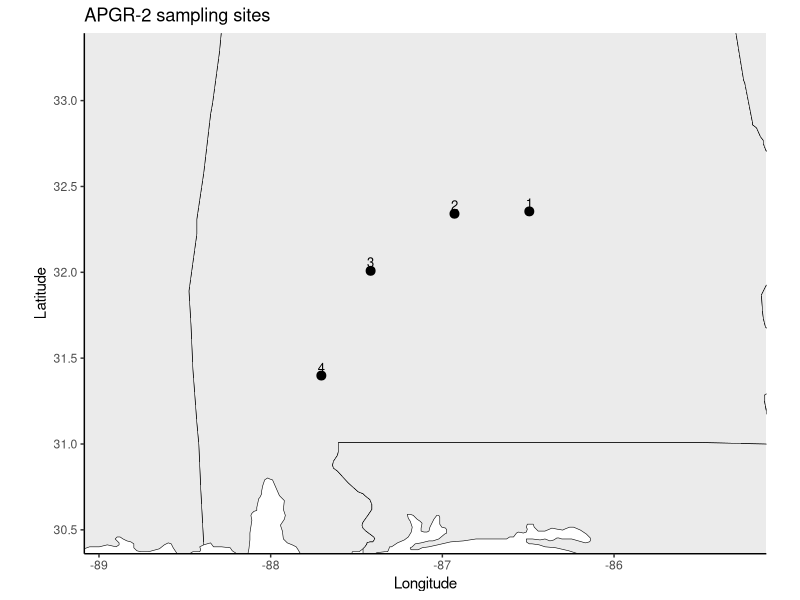
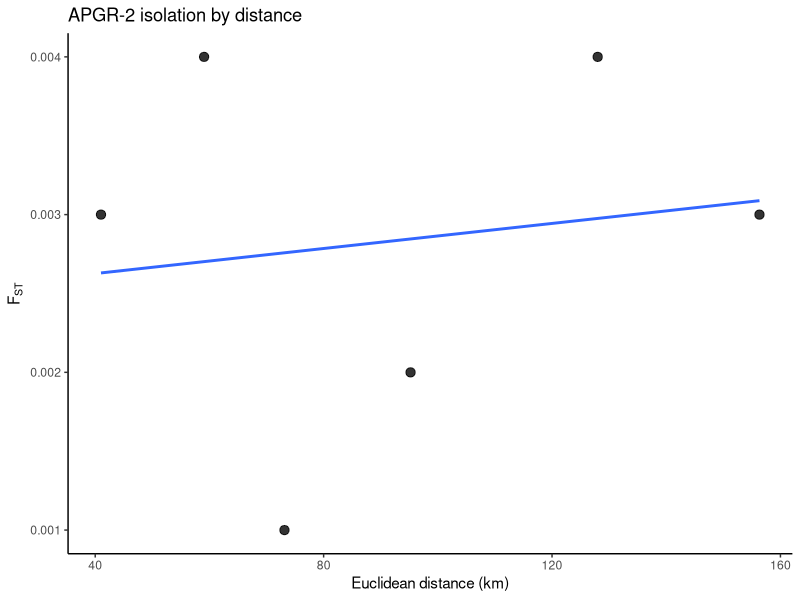

Recreate these plots in R, in order. (Note: this script raises an error after producing the figures.)
# -----------------------------
# APGR-2: Freshwater Drum
# Aplodinotus grunniens
# Alabama River four-section dataset
# -----------------------------

library(ggplot2)
library(geosphere)
library(maps)

# -----------------------------
# 0) paths
# -----------------------------
base_dir <- "/Users/johnmccall/Library/CloudStorage/OneDrive-TheOhioStateUniversity/Spring_2026/Landgen_DGS/DGS-Patterns-of-Fish-Diversity/DGS-Patterns-of-Fish-Diversity/Objective 2/Data/APGR-2"
data_dir <- file.path(base_dir, "data")
dir.create(data_dir, recursive = TRUE, showWarnings = FALSE)

# -----------------------------
# 1) section coordinates
# site order:
# 1 = JBR
# 2 = MFR
# 3 = CLL
# 4 = LAR
#
# built from thesis Table 1:
# JBR = ALR270
# MFR = mean(ALR236, ALR221, ALR181)
# CLL = mean(ALR132, ALR109)
# LAR = mean(ALR72, ALR47, ALR3)
# -----------------------------
APGR_2_coords <- data.frame(
  site = as.character(1:4),
  lat = c(
    32.354761,
    32.341152,
    32.008633,
    31.398635
  ),
  lon = c(
    -86.493584,
    -86.929366,
    -87.417859,
    -87.704836
  ),
  stringsAsFactors = FALSE
)

# -----------------------------
# 2) helper: fill symmetric matrix from lower triangle
# -----------------------------
fill_sym_from_lower <- function(pops, vals, diag_val = 0) {
  n <- length(pops)
  stopifnot(length(vals) == n * (n - 1) / 2)
  
  mat <- matrix(
    0,
    nrow = n,
    ncol = n,
    dimnames = list(pops, pops)
  )
  
  k <- 1
  for (i in 2:n) {
    for (j in 1:(i - 1)) {
      mat[i, j] <- vals[k]
      mat[j, i] <- vals[k]
      k <- k + 1
    }
  }
  
  diag(mat) <- diag_val
  mat
}

# -----------------------------
# 3) pairwise FST matrix
# Rotar et al. 2025 Table 4
# Freshwater Drum values are ABOVE the diagonal
#
# original table order:
# LAR, CLL, MFR, JBR
#
# workflow order here:
# JBR, MFR, CLL, LAR
# -----------------------------
fst_vals <- c(
  # row 2: MFR vs JBR
  0.003,
  
  # row 3: CLL vs JBR, CLL vs MFR
  0.002, 0.004,
  
  # row 4: LAR vs JBR, LAR vs MFR, LAR vs CLL
  0.003, 0.004, 0.001
)

APGR_2_fst <- fill_sym_from_lower(
  pops = APGR_2_coords$site,
  vals = fst_vals,
  diag_val = 0
)

APGR_2_fst[APGR_2_fst < 0] <- 0

# -----------------------------
# 4) geographic distance matrix
# straight-line distance in km
# -----------------------------
geo_dist_km <- geosphere::distm(
  as.matrix(APGR_2_coords[, c("lon", "lat")]),
  fun = geosphere::distHaversine
) / 1000

rownames(geo_dist_km) <- APGR_2_coords$site
colnames(geo_dist_km) <- APGR_2_coords$site

# -----------------------------
# 5) IBD dataframe
# -----------------------------
ibd_df <- data.frame(
  site1   = rownames(APGR_2_fst)[row(APGR_2_fst)[upper.tri(APGR_2_fst)]],
  site2   = colnames(APGR_2_fst)[col(APGR_2_fst)[upper.tri(APGR_2_fst)]],
  fst     = APGR_2_fst[upper.tri(APGR_2_fst)],
  dist_km = geo_dist_km[upper.tri(geo_dist_km)]
)

# -----------------------------
# 6) map
# plot only in RStudio; do not save
# -----------------------------
usa <- map_data("state")
can <- map_data("world", region = "Canada")

xpad <- 1.2
ypad <- 0.9

xlim_map <- c(
  min(APGR_2_coords$lon) - xpad,
  max(APGR_2_coords$lon) + xpad
)

ylim_map <- c(
  min(APGR_2_coords$lat) - ypad,
  max(APGR_2_coords$lat) + ypad
)

map_plot <- ggplot() +
  geom_polygon(
    data = usa,
    aes(x = long, y = lat, group = group),
    fill = "grey92", color = "black", linewidth = 0.2
  ) +
  geom_polygon(
    data = can,
    aes(x = long, y = lat, group = group),
    fill = "grey86", color = "black", linewidth = 0.2
  ) +
  geom_point(
    data = APGR_2_coords,
    aes(x = lon, y = lat),
    size = 2.7
  ) +
  geom_text(
    data = APGR_2_coords,
    aes(x = lon, y = lat, label = site),
    nudge_y = 0.05,
    size = 3.3
  ) +
  coord_fixed(
    xlim = xlim_map,
    ylim = ylim_map
  ) +
  theme_classic() +
  labs(
    x = "Longitude",
    y = "Latitude",
    title = "APGR-2 sampling sites"
  )

print(map_plot)

# -----------------------------
# 7) IBD plot
# plot only in RStudio; do not save
# -----------------------------
ibd_plot <- ggplot(ibd_df, aes(x = dist_km, y = fst)) +
  geom_point(size = 2.8, alpha = 0.8) +
  geom_smooth(method = "lm", se = FALSE) +
  theme_classic() +
  labs(
    x = "Euclidean distance (km)",
    y = expression(F[ST]),
    title = "APGR-2 isolation by distance"
  )

print(ibd_plot)

# -----------------------------
# 8) quick checks
# -----------------------------
stopifnot(nrow(APGR_2_coords) == 4)
stopifnot(identical(rownames(APGR_2_fst), APGR_2_coords$site))
stopifnot(identical(colnames(APGR_2_fst), APGR_2_coords$site))
stopifnot(isTRUE(all.equal(APGR_2_fst, t(APGR_2_fst))))
stopifnot(length(fst_vals) == nrow(APGR_2_coords) * (nrow(APGR_2_coords) - 1) / 2)

# -----------------------------
# 9) save RData
# -----------------------------
save(
  APGR_2_fst,
  APGR_2_coords,
  file = file.path(data_dir, "APGR-2.RData")
)

# -----------------------------
# 10) export coords csv
# -----------------------------
write.csv(
  APGR_2_coords,
  file = file.path(data_dir, "APGR-2_coords.csv"),
  row.names = FALSE
)
